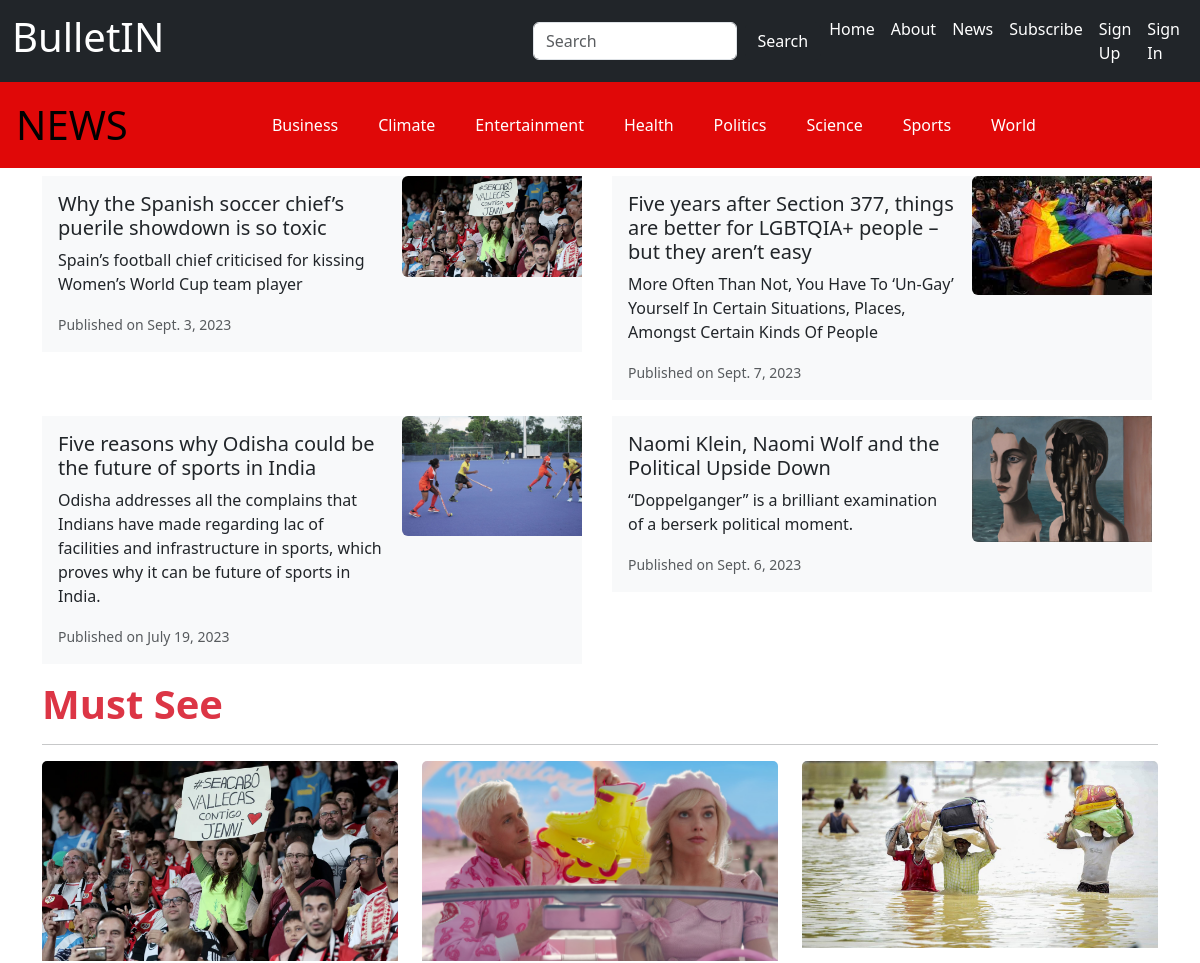
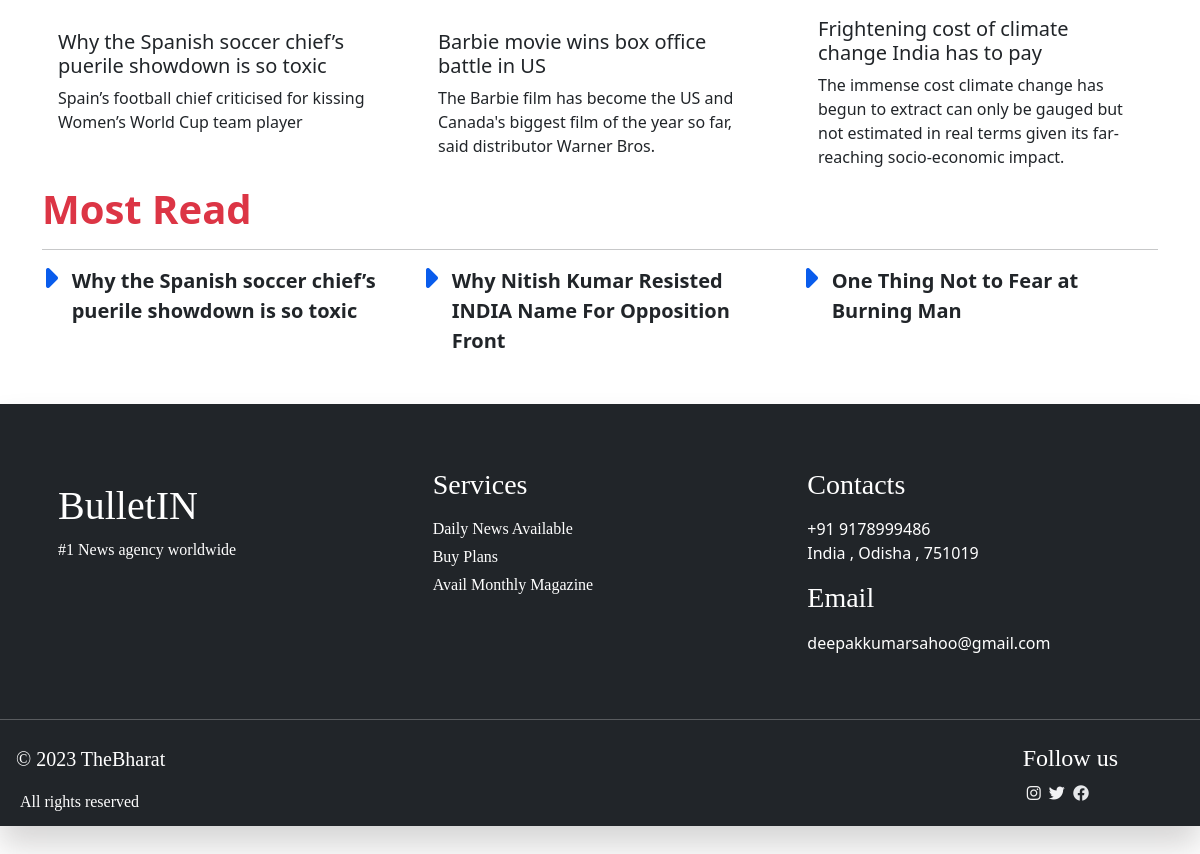
Page /news/ on the committed database (2 pictures, top to bottom).
### news/models.py (models this page shows, shortened)
class Category(models.Model):
    category = models.CharField(max_length=255)
    class Meta:
        verbose_name_plural = "Categories"

class News(models.Model):
    category = models.ForeignKey(Category, on_delete = models.CASCADE)
    headline = models.CharField(max_length=255, blank=True)
    report_by = models.CharField(max_length=255)
    date = models.DateField(auto_now_add=True)
    content = models.TextField()
    likes = models.ManyToManyField(User,blank=True)
    dislikes = models.IntegerField(default=0)
    cover_photo = models.ImageField(upload_to="news_cover_images", blank=True)
    cover_text = models.CharField(max_length=255, blank=True)
    news_type = models.ManyToManyField(NewsType,blank=True)
    class Meta:
        verbose_name_plural = "News"
        ordering = ['-date']

### news/views.py (the view)
# urls.py: path("", all_news , name="all_news"),
def all_news(request):
    news = News.objects.all().order_by('?')[:4]
    categories = Category.objects.exclude(category__in = ("Opinion","Photography")).order_by('category')
    print(categories.query)
    must_see = News.objects.all().order_by('?')[:3]
    most_read = News.objects.all().order_by('?')[:3]
    most_read_list = []
    count_most_read = len(most_read)
    for i in range(count_most_read):
        most_read_list.append(i)
    context = {
        "news" : news,
        "must_see" : must_see,
        "most_read" : most_read,
        "categories" : categories,
        "count" : most_read_list,
    }
    return render(request, "news/news.html", context)

### templates/news/news.html (shortened to what this page needs)
{% extends 'base.html' %}
{% block content %}
{% include 'news_navbar.html' %}
<div class="container mt-2">
  {% if news %}
<div class="row">
  {% for new in news %}
    <div class="col-md-6">
        <div class="card mb-3" style="max-width: 540px; border:0px">
            <div class="row g-0 bg-light">
                <div class="col-md-8">
                    <div class="card-body">
                      <a href="{% url 'news_details' new.id %}" class="link-dark link-offset-1 link-underline-opacity-0 link-underline-opacity-100-hover"><h5 class="card-title">{{new.headline}}</h5></a>
                      <p class="card-text">{{new.cover_text}}</p>
                      <p class="card-text"><small class="text-body-secondary">Published on {{new.date}}</small></p>
                    </div>
                </div>
                <div class="col-md-4">
                  <img src="{{new.cover_photo.url}}" class="w-100 rounded-start" alt="Image is here">
                </div>
            </div>
          </div>
    </div>
    {% endfor %}
</div>
{% else %}
            <h3 class="text-center my-3">No News Available</h3>
{% endif %}
</div>
<div class="container">
  <span class="text-danger display-6 fw-semibold">Must See</span><hr>
{% if must_see %}
<div class="row">
  {% for new in must_see %}
      <div class="col-md-4">
          <div class="card w-100" style="width: 15rem; border:0px">
              <img src="{{new.cover_photo.url}}" class="card-img-top image-fluid" alt="Image is here">
              <div class="card-body">
                <a href="{% url 'news_details' new.id %}" class="link-dark link-offset-1 link-underline-opacity-0 link-underline-opacity-100-hover"><h5 class="card-title pt-3">{{new.headline}}</h5></a>
                <p class="card-text">{{new.cover_text}}</p>
              </div>
          </div>
      </div>
    {% endfor %}
</div>
{% else %}
  <h3 class="text-center my-3">No News Available</h3>
{% endif %}
</div>
<div class="container">
  <span class="text-danger display-6 fw-semibold">Most Read</span>
  <hr>
  {% if most_read %}
  <div class="row">
    {% for news in most_read  %}
    <div class="col-md-4">
      <div class="row g-0">
        <div class="col-1">
          <i class="fa-solid fa-caret-right fa-2xl" style="color: #095cec;"></i>
        </div>
        <div class="col-11 fs-5 fw-semibold">
          <a href="{% url 'news_details' news.id %}" class="link-dark link-offset-2 link-underline-opacity-0 link-underline-opacity-100-hover">{{news.headline}}</a>
        </div>
      </div>
    </div>
    {% endfor %}
  </div>
  {% else %}
  <h3 class="text-center my-3">No News Available</h3>
  {% endif %}
</div>
{% endblock content %}

### templates/news_navbar.html (shortened to what this page needs)
<nav class="navbar navbar-expand-lg" style="background-color: rgb(224, 8, 8);">
    <div class="container-fluid">
      <a class="navbar-brand text-decoration-none fs-1 ms-1">NEWS</a>
        <div class="collapse navbar-collapse" id="navbarNavAltMarkup">
          <div class="navbar-nav mx-auto">
            {% for c in categories  %}
            <a class="nav-link active me-4 text-white link-offset-3 link-underline-opacity-0 link-underline-opacity-100-hover"
            aria-current="page"
            href="{% url 'news_category' c.id %}">
            {{c.category}}</a>
            {% endfor %}
          </div>
        </div>
    </div>
  </nav>

### rows in the picture
Category: category "Business"
Category: category "Climate"
Category: category "Entertainment"
Category: category "Health"
Category: category "Politics"
Category: category "Science"
Category: category "Sports"
Category: category "World"
News: headline "Why the Spanish soccer chief’s puerile showdown is so toxic", cover_text "Spain’s football chief criticised for kissing Women’s World Cup team player", date "Sept. 3, 2023", cover_photo (picture)
News: headline "Five years after Section 377, things are better for LGBTQIA+ people – but they aren’t easy", cover_text "More Often Than Not, You Have To ‘Un-Gay’ Yourself In Certain Situations, Places, Amongst Certain Kinds Of People", date "Sept. 7, 2023", cover_photo (picture)
News: headline "Five reasons why Odisha could be the future of sports in India", cover_text "Odisha addresses all the complains that Indians have made regarding lac of facilities and infrastructure in sports, which proves why it can be future of sports in India.", date "July 19, 2023", cover_photo (picture)
News: headline "Naomi Klein, Naomi Wolf and the Political Upside Down", cover_text "“Doppelganger” is a brilliant examination of a berserk political moment.", date "Sept. 6, 2023", cover_photo (picture)
News: cover_photo (picture), headline "Barbie movie wins box office battle in US", cover_text "The Barbie film has become the US and Canada's biggest film of the year so far, said distributor Warner Bros."
News: cover_photo (picture), headline "Frightening cost of climate change India has to pay", cover_text "The immense cost climate change has begun to extract can only be gauged but not estimated in real terms given its far-reaching socio-economic impact."
News: headline "Why Nitish Kumar Resisted INDIA Name For Opposition Front"
News: headline "One Thing Not to Fear at Burning Man"
